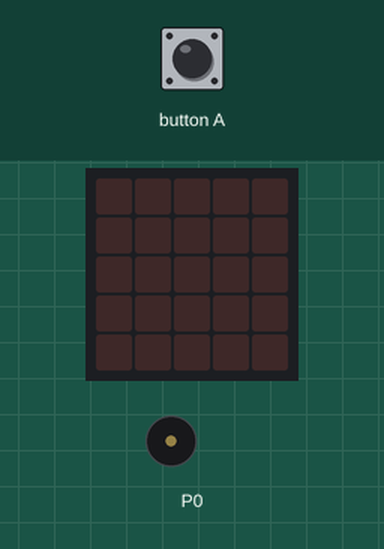
A program run on a simulated BBC micro:bit (MakeCode). On the bench: the board's 5×5 LED display, buzzer (waves = sounding). The test bench sets the inputs (shaded band).

Above: at 1.2 s.
1.3 s: button A pressed for 0.15 s
At 2.9 s:
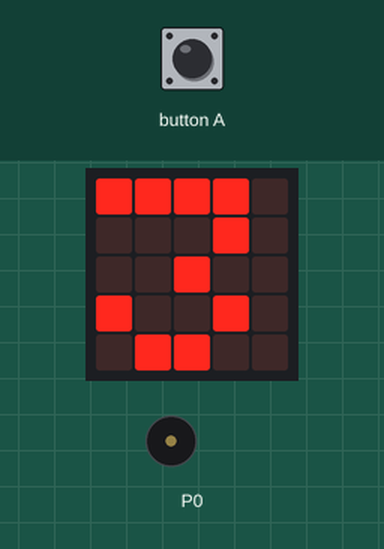
At 10.7 s:
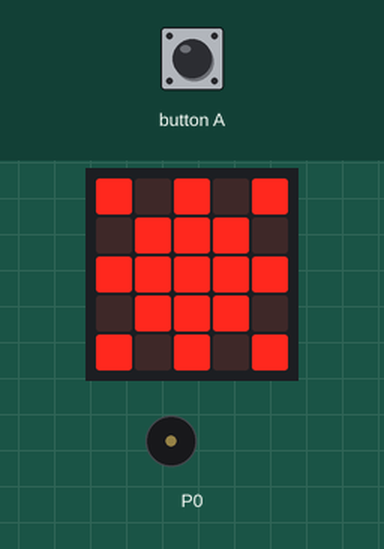
Timing chart, 0 to 12.2 s (numbered marks = the images above; inputs shaded):
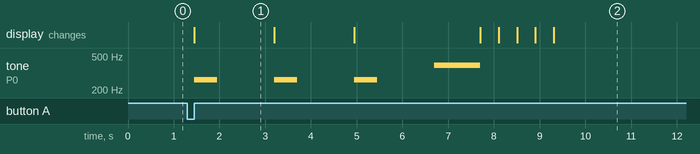

Measured:
- after the input at 1.3 s, tone on P0: plays 262 Hz for 0.50 s, 262 Hz for 0.50 s, 262 Hz for 0.50 s, 392 Hz for 1.0 s, starting after 0.15 s; the display: changes after 0.15 s (image 1)
- what the display in image 1 shows lasts 1.7 s, from 1.5 s to 3.2 s

The program:

main.ts
```typescript
let cislo = 0
let odpocet = 0
function odpočet_1 () {
    basic.showNumber(3)
    basic.pause(1000)
    basic.showNumber(2)
    basic.pause(1000)
    basic.showNumber(1)
    basic.pause(1000)
    basic.showIcon(IconNames.Heart)
}
function odpočet_2 () {
    cislo = 3
    for (let index = 0; index < 3; index++) {
        basic.showNumber(cislo)
        cislo += -1
    }
}
input.onButtonPressed(Button.A, function () {
    odpočet_3()
    animace()
})
function odpočet_3 () {
    odpocet = 3
    cislo = odpocet
    for (let index = 0; index < odpocet; index++) {
        music.play(music.tonePlayable(262, music.beat(BeatFraction.Whole)), music.PlaybackMode.InBackground)
        basic.showNumber(cislo)
        basic.pause(1000)
        cislo += -1
    }
    music.play(music.tonePlayable(392, music.beat(BeatFraction.Double)), music.PlaybackMode.UntilDone)
}
function animace () {
    basic.showLeds(`
        . . . . .
        . . . . .
        . . # . .
        . . . . .
        . . . . .
        `)
    basic.showLeds(`
        . . . . .
        . . # . .
        . # # # .
        . . # . .
        . . . . .
        `)
    basic.showLeds(`
        . . # . .
        . . # . .
        # # # # #
        . . # . .
        . . # . .
        `)
    basic.showLeds(`
        . . # . .
        . # # # .
        # # # # #
        . # # # .
        . . # . .
        `)
    basic.showLeds(`
        # . # . #
        . # # # .
        # # # # #
        . # # # .
        # . # . #
        `)
}
```

test.ts
```typescript
// Tady jsou testy. Při použití tohoto balíčku jako rozšíření nebude zkompilováno.
```
